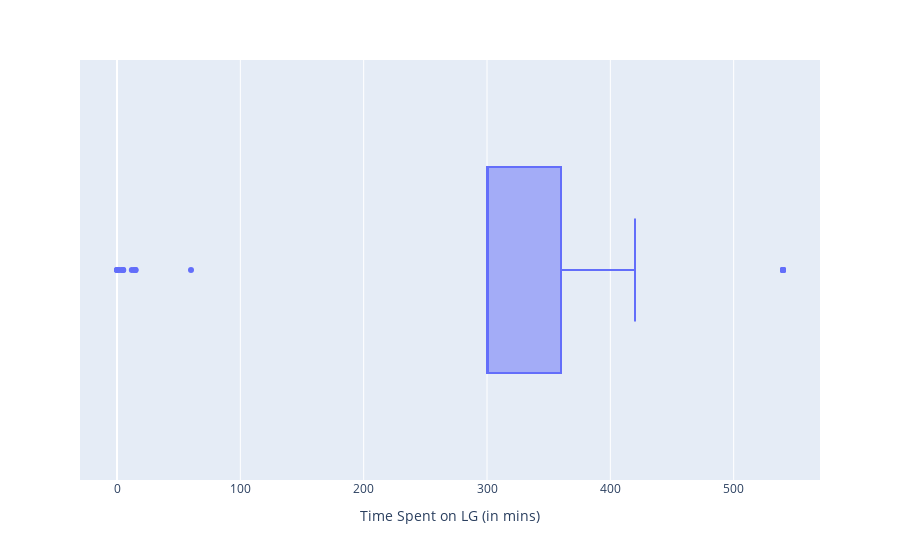

This figure's notebook cell:
### Code cell
fig=px.box(data, x='Time Spent on LG (in mins)');
fig.show()

### Figure 1 — Plotly figure (JSON) as saved in the notebook; plotly's stock layout.template omitted (floating-point values rounded to 4 significant figures)
{"data": [{"alignmentgroup": "True", "hovertemplate": "Time Spent on LG (in mins)=%{x}<extra></extra>", "legendgroup": "", "marker": {"color": "#636efa"}, "name": "", "notched": false, "offsetgroup": "", "orientation": "h", "showlegend": false, "type": "box", "x": [300, 300, 300, 300, 300, 300, 300, 300, 300, 300, 300, 300, 300, 300, 300, 300, 300, 300, 300, 300, 300, 300, 300, 540, 540, 540, 540, 540, 540, 540, 300, 300, 300, 390, 60, 360, 360, 360, 420, 0, 360, 360, 360, 300, 540, 400, 400, 400, 12, 5, 15, 15, 5, 4, 2, 0, 0, 14], "x0": " ", "xaxis": "x", "y0": " ", "yaxis": "y"}], "layout": {"boxmode": "group", "legend": {"tracegroupgap": 0}, "margin": {"t": 60}, "xaxis": {"anchor": "y", "domain": [0, 1], "title": {"text": "Time Spent on LG (in mins)"}}, "yaxis": {"anchor": "x", "domain": [0, 1]}}}
